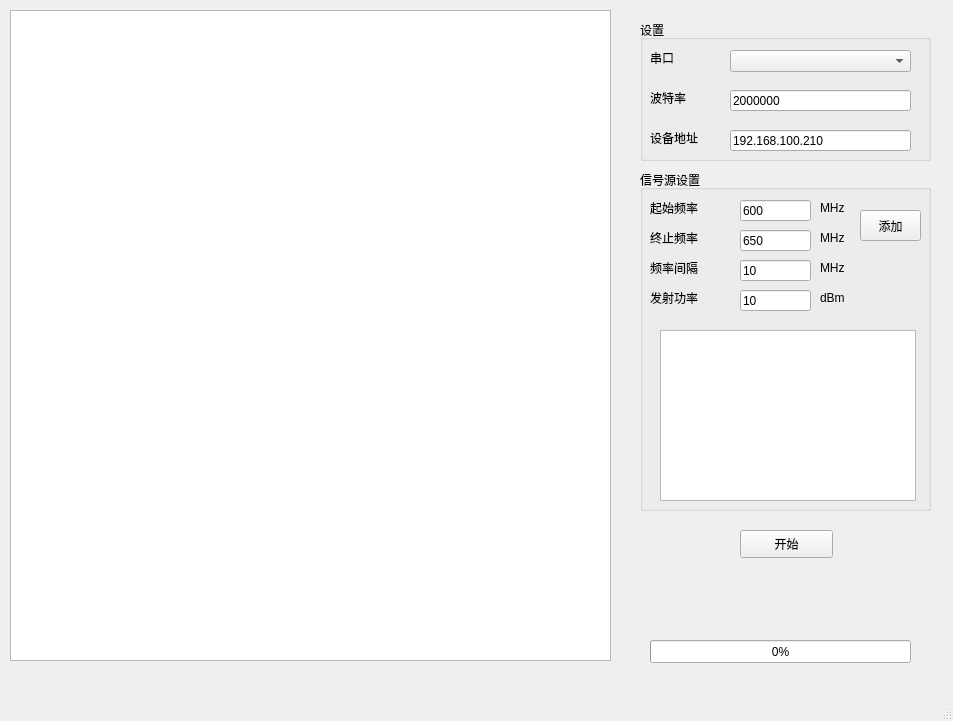
<?xml version="1.0" encoding="UTF-8"?>
<ui version="4.0">
 <class>MainWindow</class>
 <widget class="QMainWindow" name="MainWindow">
  <property name="geometry">
   <rect>
    <x>0</x>
    <y>0</y>
    <width>953</width>
    <height>721</height>
   </rect>
  </property>
  <property name="windowTitle">
   <string>丢包率测试工具V1.0--Yang</string>
  </property>
  <widget class="QWidget" name="centralwidget">
   <widget class="QTextBrowser" name="textBrowser">
    <property name="geometry">
     <rect>
      <x>10</x>
      <y>10</y>
      <width>601</width>
      <height>651</height>
     </rect>
    </property>
   </widget>
   <widget class="QGroupBox" name="groupBox">
    <property name="geometry">
     <rect>
      <x>640</x>
      <y>170</y>
      <width>291</width>
      <height>341</height>
     </rect>
    </property>
    <property name="title">
     <string>信号源设置</string>
    </property>
    <widget class="QLabel" name="label_3">
     <property name="geometry">
      <rect>
       <x>10</x>
       <y>30</y>
       <width>72</width>
       <height>15</height>
      </rect>
     </property>
     <property name="text">
      <string>起始频率</string>
     </property>
    </widget>
    <widget class="QLineEdit" name="lineEdit_2">
     <property name="geometry">
      <rect>
       <x>100</x>
       <y>30</y>
       <width>71</width>
       <height>21</height>
      </rect>
     </property>
     <property name="text">
      <string>600</string>
     </property>
    </widget>
    <widget class="QLabel" name="label_4">
     <property name="geometry">
      <rect>
       <x>10</x>
       <y>60</y>
       <width>72</width>
       <height>15</height>
      </rect>
     </property>
     <property name="text">
      <string>终止频率</string>
     </property>
    </widget>
    <widget class="QLineEdit" name="lineEdit_3">
     <property name="geometry">
      <rect>
       <x>100</x>
       <y>60</y>
       <width>71</width>
       <height>21</height>
      </rect>
     </property>
     <property name="text">
      <string>650</string>
     </property>
    </widget>
    <widget class="QPushButton" name="pushButton">
     <property name="geometry">
      <rect>
       <x>220</x>
       <y>40</y>
       <width>61</width>
       <height>31</height>
      </rect>
     </property>
     <property name="text">
      <string>添加</string>
     </property>
    </widget>
    <widget class="QTextBrowser" name="textBrowser_2">
     <property name="geometry">
      <rect>
       <x>20</x>
       <y>160</y>
       <width>256</width>
       <height>171</height>
      </rect>
     </property>
    </widget>
    <widget class="QLabel" name="label_6">
     <property name="geometry">
      <rect>
       <x>10</x>
       <y>90</y>
       <width>72</width>
       <height>15</height>
      </rect>
     </property>
     <property name="text">
      <string>频率间隔</string>
     </property>
    </widget>
    <widget class="QLineEdit" name="lineEdit_5">
     <property name="geometry">
      <rect>
       <x>100</x>
       <y>90</y>
       <width>71</width>
       <height>21</height>
      </rect>
     </property>
     <property name="text">
      <string>10</string>
     </property>
    </widget>
    <widget class="QLabel" name="label_7">
     <property name="geometry">
      <rect>
       <x>180</x>
       <y>30</y>
       <width>31</width>
       <height>16</height>
      </rect>
     </property>
     <property name="text">
      <string>MHz</string>
     </property>
    </widget>
    <widget class="QLabel" name="label_8">
     <property name="geometry">
      <rect>
       <x>180</x>
       <y>60</y>
       <width>31</width>
       <height>16</height>
      </rect>
     </property>
     <property name="text">
      <string>MHz</string>
     </property>
    </widget>
    <widget class="QLabel" name="label_9">
     <property name="geometry">
      <rect>
       <x>180</x>
       <y>90</y>
       <width>31</width>
       <height>16</height>
      </rect>
     </property>
     <property name="text">
      <string>MHz</string>
     </property>
    </widget>
    <widget class="QLineEdit" name="lineEdit_6">
     <property name="geometry">
      <rect>
       <x>100</x>
       <y>120</y>
       <width>71</width>
       <height>21</height>
      </rect>
     </property>
     <property name="text">
      <string>10</string>
     </property>
    </widget>
    <widget class="QLabel" name="label_10">
     <property name="geometry">
      <rect>
       <x>10</x>
       <y>120</y>
       <width>72</width>
       <height>15</height>
      </rect>
     </property>
     <property name="text">
      <string>发射功率</string>
     </property>
    </widget>
    <widget class="QLabel" name="label_11">
     <property name="geometry">
      <rect>
       <x>180</x>
       <y>120</y>
       <width>31</width>
       <height>16</height>
      </rect>
     </property>
     <property name="text">
      <string>dBm</string>
     </property>
    </widget>
   </widget>
   <widget class="QGroupBox" name="groupBox_2">
    <property name="geometry">
     <rect>
      <x>640</x>
      <y>20</y>
      <width>291</width>
      <height>141</height>
     </rect>
    </property>
    <property name="title">
     <string>设置</string>
    </property>
    <widget class="QComboBox" name="comboBox">
     <property name="geometry">
      <rect>
       <x>90</x>
       <y>30</y>
       <width>181</width>
       <height>22</height>
      </rect>
     </property>
    </widget>
    <widget class="QLabel" name="label">
     <property name="geometry">
      <rect>
       <x>10</x>
       <y>30</y>
       <width>72</width>
       <height>15</height>
      </rect>
     </property>
     <property name="text">
      <string>串口</string>
     </property>
    </widget>
    <widget class="QLineEdit" name="lineEdit">
     <property name="geometry">
      <rect>
       <x>90</x>
       <y>110</y>
       <width>181</width>
       <height>21</height>
      </rect>
     </property>
     <property name="text">
      <string>192.168.100.210</string>
     </property>
    </widget>
    <widget class="QLabel" name="label_2">
     <property name="geometry">
      <rect>
       <x>10</x>
       <y>110</y>
       <width>72</width>
       <height>15</height>
      </rect>
     </property>
     <property name="text">
      <string>设备地址</string>
     </property>
    </widget>
    <widget class="QLabel" name="label_5">
     <property name="geometry">
      <rect>
       <x>10</x>
       <y>70</y>
       <width>72</width>
       <height>15</height>
      </rect>
     </property>
     <property name="text">
      <string>波特率</string>
     </property>
    </widget>
    <widget class="QLineEdit" name="lineEdit_4">
     <property name="geometry">
      <rect>
       <x>90</x>
       <y>70</y>
       <width>181</width>
       <height>21</height>
      </rect>
     </property>
     <property name="text">
      <string>2000000</string>
     </property>
    </widget>
   </widget>
   <widget class="QPushButton" name="pushButton_2">
    <property name="geometry">
     <rect>
      <x>740</x>
      <y>530</y>
      <width>93</width>
      <height>28</height>
     </rect>
    </property>
    <property name="text">
     <string>开始</string>
    </property>
   </widget>
   <widget class="QProgressBar" name="progressBar">
    <property name="geometry">
     <rect>
      <x>650</x>
      <y>640</y>
      <width>261</width>
      <height>23</height>
     </rect>
    </property>
    <property name="value">
     <number>0</number>
    </property>
   </widget>
  </widget>
  <widget class="QMenuBar" name="menubar">
   <property name="geometry">
    <rect>
     <x>0</x>
     <y>0</y>
     <width>953</width>
     <height>26</height>
    </rect>
   </property>
  </widget>
  <widget class="QStatusBar" name="statusbar"/>
 </widget>
 <resources/>
 <connections/>
</ui>
